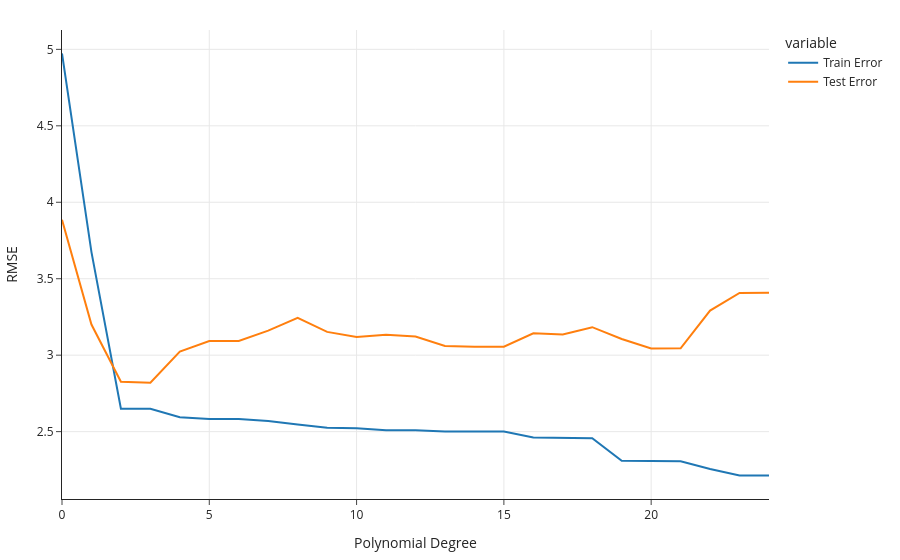

Source (notebook cell):
### Markdown cell above
Let's look at the plots of training error vs. degree and test error vs. degree.

### Code cell
fig = px.line(errs)
fig.update_layout(showlegend=True, xaxis_title='Polynomial Degree', yaxis_title='RMSE')

### Figure 1 — Plotly figure (JSON) as saved in the notebook; plotly's stock layout.template omitted (floating-point values rounded to 4 significant figures)
{"data": [{"hovertemplate": "variable=Train Error<br>index=%{x}<br>value=%{y}<extra></extra>", "legendgroup": "Train Error", "line": {"color": "#1F77B4", "dash": "solid"}, "marker": {"symbol": "circle"}, "mode": "lines", "name": "Train Error", "orientation": "v", "showlegend": true, "type": "scatter", "x": [0, 1, 2, 3, 4, 5, 6, 7, 8, 9, 10, 11, 12, 13, 14, 15, 16, 17, 18, 19, 20, 21, 22, 23, 24], "xaxis": "x", "y": [4.973, 3.674, 2.65, 2.649, 2.594, 2.582, 2.582, 2.569, 2.546, 2.525, 2.522, 2.51, 2.509, 2.501, 2.501, 2.5, 2.462, 2.462, 2.457, 2.309, 2.306, 2.306, 2.256, 2.213, 2.213], "yaxis": "y"}, {"hovertemplate": "variable=Test Error<br>index=%{x}<br>value=%{y}<extra></extra>", "legendgroup": "Test Error", "line": {"color": "#FF7F0E", "dash": "solid"}, "marker": {"symbol": "circle"}, "mode": "lines", "name": "Test Error", "orientation": "v", "showlegend": true, "type": "scatter", "x": [0, 1, 2, 3, 4, 5, 6, 7, 8, 9, 10, 11, 12, 13, 14, 15, 16, 17, 18, 19, 20, 21, 22, 23, 24], "xaxis": "x", "y": [3.886, 3.2, 2.826, 2.82, 3.023, 3.093, 3.093, 3.16, 3.244, 3.152, 3.119, 3.133, 3.122, 3.06, 3.056, 3.055, 3.143, 3.135, 3.183, 3.106, 3.044, 3.045, 3.292, 3.407, 3.408], "yaxis": "y"}], "layout": {"legend": {"title": {"text": "variable"}, "tracegroupgap": 0}, "showlegend": true, "xaxis": {"anchor": "y", "domain": [0, 1], "title": {"text": "Polynomial Degree"}}, "yaxis": {"anchor": "x", "domain": [0, 1], "title": {"text": "RMSE"}}}}
